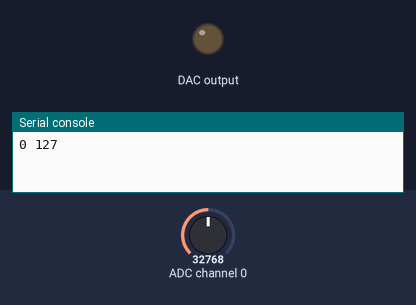
A program run on a simulated Raspberry Pi Pico running MicroPython. Shown: output pins drawn as LEDs (lit = HIGH), the last lines printed to the serial console. Inputs (shaded band) come from the test bench; at power-on: ADC channel 0 = 32768 (analog values on the 0–65535 scale). Library files of the repository ran but are not shown: pcf8591.py. At 25.7 s the program stops and its outputs stay as they are.

Above: at 0.05 s.
At 6.39 s:
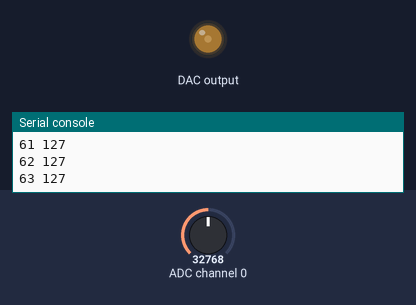
At 12.83 s:
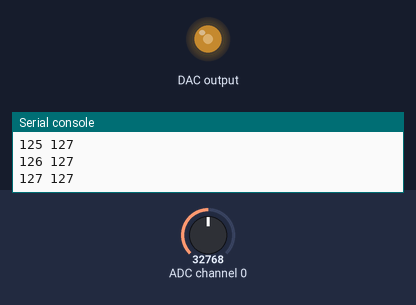
At 25.6 s:
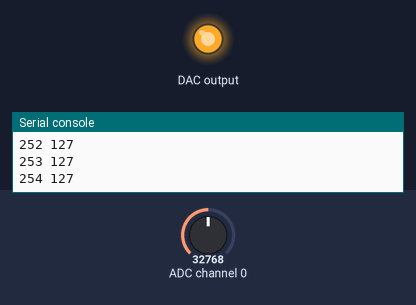
Timing chart, 0 to 27.1 s (numbered marks = the images above):
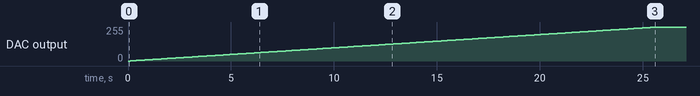

The program:

pcf8591-loopback.py
```python
# connect A0 to AOUT, check that increasing output voltage increases voltage read.

# My circuit uses IC1 with pins scl=7, sda = 6

import machine
import pcf8591
import time

i2c = machine.I2C(1, scl=machine.Pin(7), sda=machine.Pin(6))
adc_dac = pcf8591.PCF8591(i2c)

for i in range(255):
    vout = i
    adc_dac.dac_out(vout)
    vin = adc_dac.adc_in(0) # channel 0
    print(vout, vin)
    time.sleep(0.1)
```

Measured:
- by itself, DAC output: moves from 0/255 to 254/255 over 25.5 s
